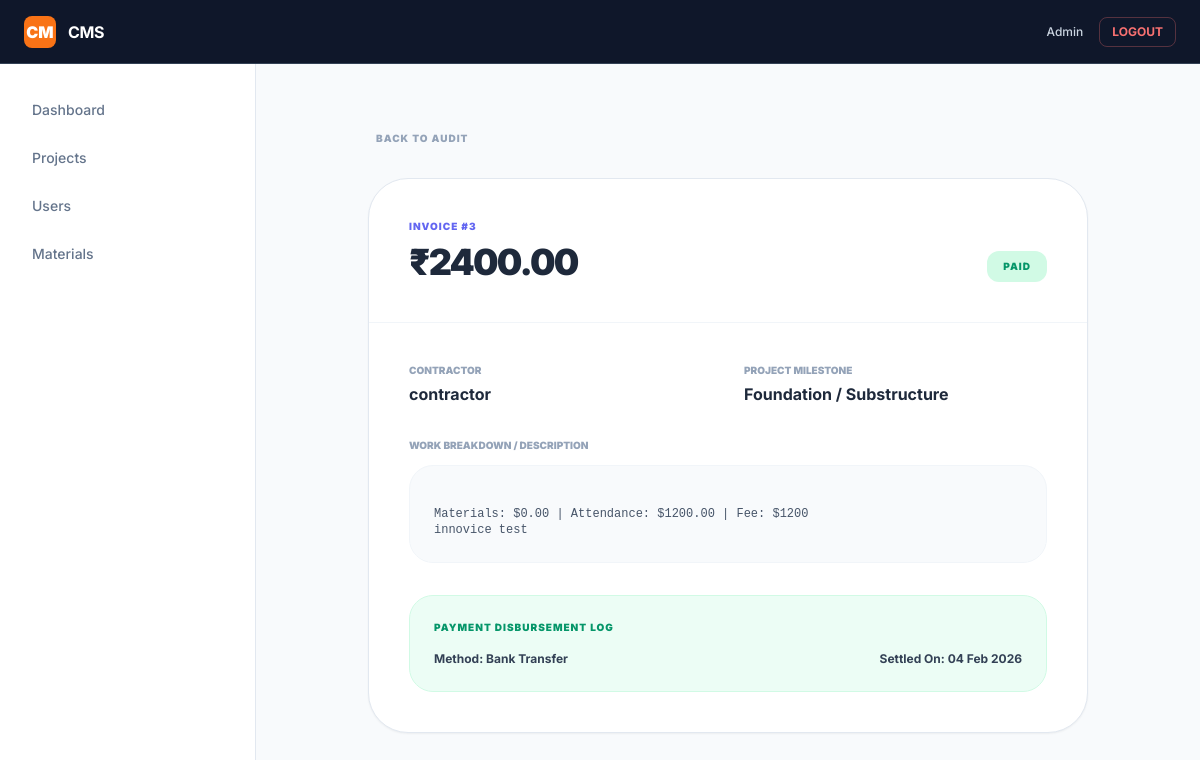
Screenshot of /dashboard/invoice/3/ (signed in) with the database file from the repository.
### contractors/models.py (models this page shows, shortened)
class Invoice(models.Model):
    STATUS_CHOICES = (
        ('PENDING', 'Pending'),
        ('APPROVED', 'Approved'),
        ('PAID', 'Paid'),
    )
    contractor = models.ForeignKey(ProjectContractor, on_delete=models.CASCADE)
    project = models.ForeignKey(Project, on_delete=models.CASCADE)
    phase = models.ForeignKey('construction.ProjectPhase', on_delete=models.CASCADE, related_name='invoices',null=True,blank=True)
    amount = models.DecimalField(max_digits=12, decimal_places=2)
    description = models.TextField(blank=True, null=True)
    created_at = models.DateField(auto_now_add=True)
    status = models.CharField(max_length=20, choices=STATUS_CHOICES, default='PENDING')

class ProjectContractor(models.Model):
    project = models.ForeignKey(Project, on_delete=models.CASCADE)
    contractor = models.ForeignKey(
        User,
        on_delete=models.CASCADE,
        limit_choices_to={'role__name': 'Contractor'}
    )
    assigned_at = models.DateTimeField(auto_now_add=True)
    class Meta:
        unique_together = ('project', 'contractor')

### accounts/models.py (models this page shows)
class User(AbstractUser):
    role = models.ForeignKey(
        Role,
        on_delete=models.PROTECT,
        null=True,
        blank=True
    )
    created_by = models.ForeignKey(
        'self',
        null=True,
        blank=True,
        on_delete=models.SET_NULL,
        related_name='created_users'
    )
    created_at = models.DateTimeField(auto_now_add=True)

### construction/models.py (models this page shows, shortened)
class ProjectPhase(models.Model):
    project = models.ForeignKey(
        Project,
        on_delete=models.CASCADE,
        related_name='phases'
    )
    phase_name = models.CharField(max_length=100)
    progress = models.PositiveIntegerField(
        default=0,
        validators=[
            MinValueValidator(0),
            MaxValueValidator(100)
        ]
    )
    expected_end = models.DateField()
    actual_end = models.DateField(null=True, blank=True)

### finance/models.py (models this page shows, shortened)
class Payment(models.Model):
    invoice = models.OneToOneField(Invoice, on_delete=models.CASCADE)
    paid_amount = models.DecimalField(max_digits=12, decimal_places=2)
    paid_date = models.DateField(auto_now_add=True)
    mode = models.CharField(max_length=50)

### dashboard/views.py (the view)
# urls.py: path('invoice/<int:invoice_id>/', views.admin_invoice_detail, name='admin_invoice_detail'),
@login_required
@user_passes_test(is_admin)
def admin_invoice_detail(request, invoice_id):
    invoice = get_object_or_404(Invoice.objects.select_related('project', 'phase', 'contractor__contractor'), id=invoice_id)
    payment = Payment.objects.filter(invoice=invoice).first()
    return render(request, 'dashboard/admin/admin_invoice_detail.html', {
        'invoice': invoice,
        'payment': payment
    })

### dashboard/views.py (called while the page is built)
def is_admin(user):
    return user.role and user.role.name == 'Admin'

### dashboard/templates/dashboard/admin/admin_invoice_detail.html (shortened to what this page needs)
{% extends "dashboard/admin/dashboard.html" %}
{% block content %}
<main class="max-w-3xl mx-auto p-6">
    <a href="{% url 'admin_project_detail' invoice.project.id %}" class="inline-flex items-center text-[10px] font-black uppercase tracking-widest text-slate-400 hover:text-slate-600 mb-8">
         Back to Audit
    </a>
    <div class="bg-white rounded-[2.5rem] border border-slate-200 shadow-sm overflow-hidden">
        <div class="p-10 border-b border-slate-100 flex justify-between items-end">
            <div>
                <p class="text-[10px] font-black text-indigo-500 uppercase tracking-widest mb-2">Invoice #{{ invoice.id }}</p>
                <h2 class="text-4xl font-black text-slate-800 tracking-tighter">₹{{ invoice.amount }}</h2>
            </div>
            <span class="px-4 py-2 {% if invoice.status == 'PAID' %}bg-emerald-100 text-emerald-600{% else %}bg-amber-100 text-amber-600{% endif %} text-[10px] font-black uppercase rounded-xl tracking-widest">
                {{ invoice.status }}
            </span>
        </div>
        <div class="p-10 space-y-8">
            <div class="grid grid-cols-2 gap-8">
                <div>
                    <p class="text-[10px] font-black text-slate-400 uppercase mb-1">Contractor</p>
                    <p class="font-bold text-slate-800">{{ invoice.contractor.contractor.get_full_name|default:invoice.contractor.contractor.username }}</p>
                </div>
                <div>
                    <p class="text-[10px] font-black text-slate-400 uppercase mb-1">Project Milestone</p>
                    <p class="font-bold text-slate-800">{{ invoice.phase.phase_name }}</p>
                </div>
            </div>
            <div>
                <p class="text-[10px] font-black text-slate-400 uppercase mb-3">Work Breakdown / Description</p>
                <div class="p-6 bg-slate-50 rounded-3xl font-mono text-xs text-slate-600 border border-slate-100 whitespace-pre-line">
                    {{ invoice.description|default:"No description provided." }}
                </div>
            </div>
            {% if payment %}
            <div class="p-6 bg-emerald-50 rounded-3xl border border-emerald-100">
                <h4 class="text-[10px] font-black text-emerald-600 uppercase tracking-widest mb-4">Payment Disbursement Log</h4>
                <div class="flex justify-between items-center text-xs font-bold text-slate-700">
                    <p>Method: {{ payment.mode }}</p>
                    <p>Settled On: {{ payment.paid_date|date:"d M Y" }}</p>
                </div>
            </div>
            {% endif %}
        </div>
    </div>
</main>
{% endblock %}

### dashboard/templates/dashboard/admin/dashboard.html (style rules this page uses)
body { font-family: "Inter", sans-serif; }

### rows the page displays
Invoice: id "3", amount "2400.00", status "PAID", contractor.contractor.get_full_name "contractor", phase.phase_name "Foundation / Substructure", description "Materials: $0.00 | Attendance: $1200.00 | Fee: $1200 innovice test"
Payment: mode "Bank Transfer", paid_date "04 Feb 2026"
